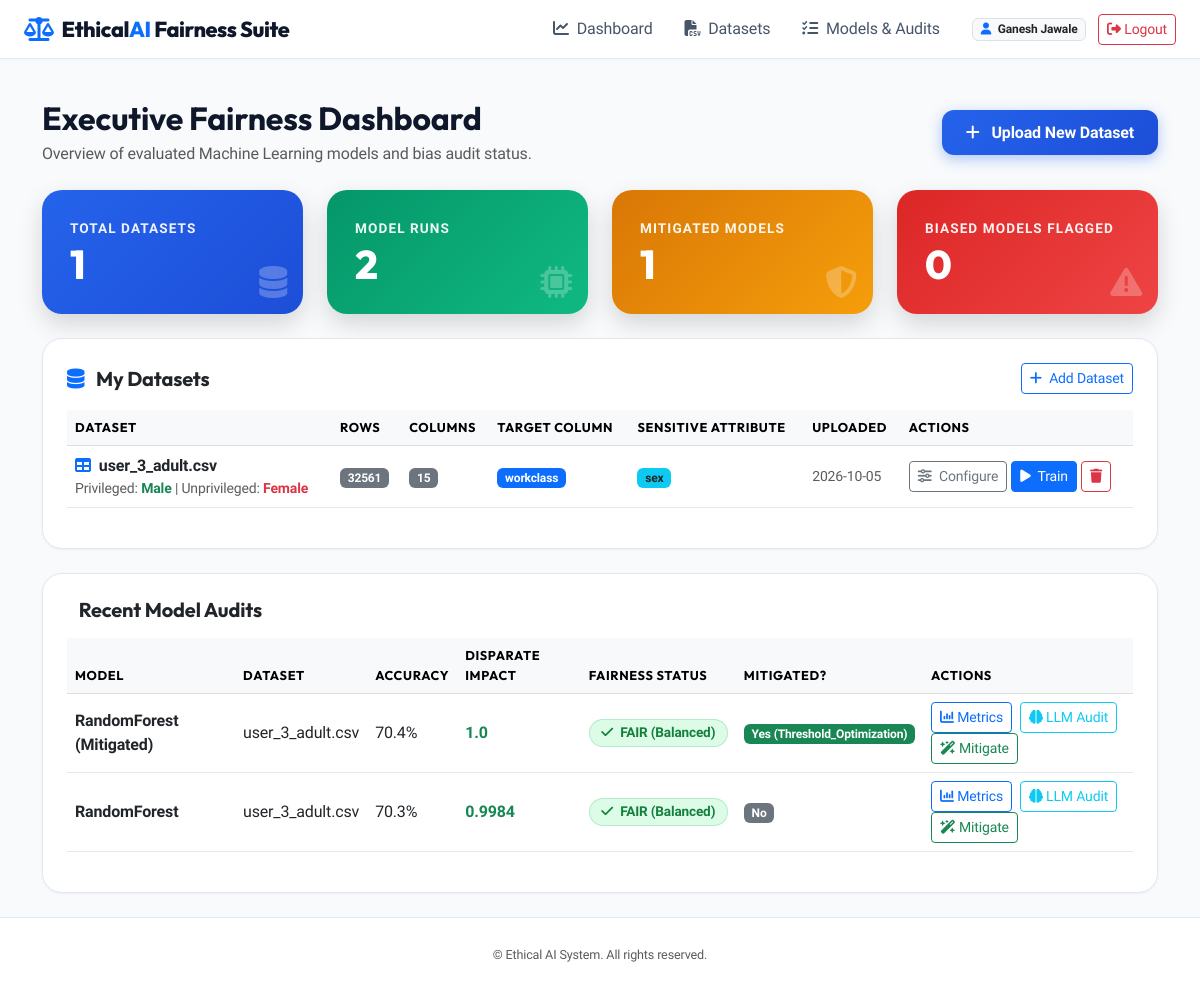
/dashboard (signed in), run on an earlier commit of the app's database.
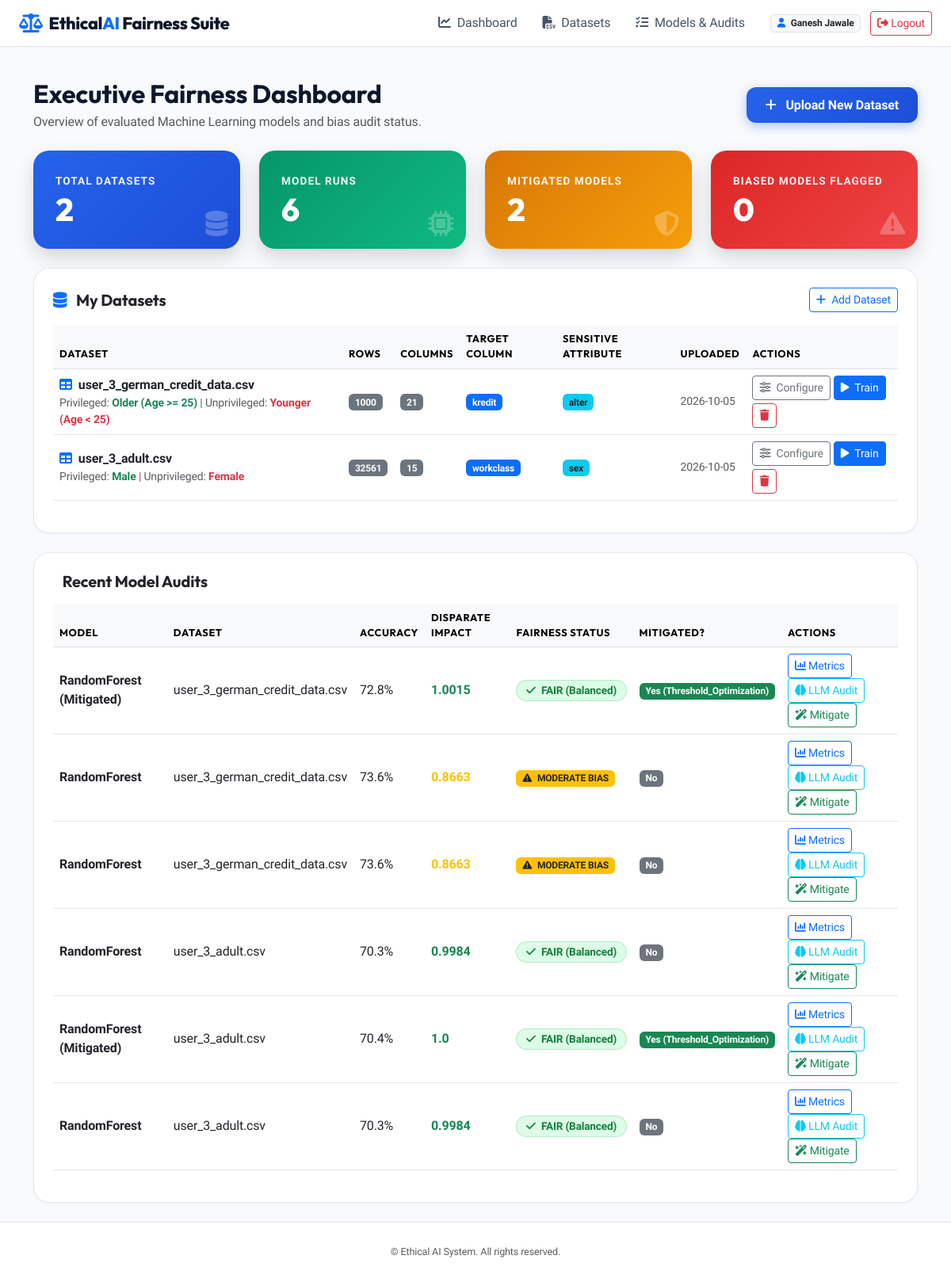
And on a later commit of the database.
### tables this page shows
CREATE TABLE datasets (
    id INTEGER PRIMARY KEY AUTOINCREMENT,
    user_id INTEGER NOT NULL,
    filename VARCHAR(255) NOT NULL,
    filepath VARCHAR(255) NOT NULL,
    row_count INTEGER DEFAULT 0,
    column_count INTEGER DEFAULT 0,
    target_column VARCHAR(100),
    sensitive_column VARCHAR(100),
    privileged_group VARCHAR(100),
    unprivileged_group VARCHAR(100),
    uploaded_at TIMESTAMP DEFAULT CURRENT_TIMESTAMP, csv_content TEXT,
    FOREIGN KEY (user_id) REFERENCES users(id) ON DELETE CASCADE
);

CREATE TABLE model_runs (
    id INTEGER PRIMARY KEY AUTOINCREMENT,
    user_id INTEGER NOT NULL,
    dataset_id INTEGER NOT NULL,
    model_name VARCHAR(100) NOT NULL,
    accuracy REAL NOT NULL,
    precision_score REAL NOT NULL,
    recall_score REAL NOT NULL,
    f1_score REAL NOT NULL,
    disparate_impact REAL NOT NULL,
    demographic_parity_diff REAL NOT NULL,
    equalized_odds_diff REAL NOT NULL,
    equal_opportunity_diff REAL NOT NULL,
    is_mitigated BOOLEAN DEFAULT 0,
    mitigation_method VARCHAR(100) DEFAULT 'None',
    confusion_matrix_json TEXT NOT NULL,
    fairness_status VARCHAR(50) DEFAULT 'Unchecked',
    created_at TIMESTAMP DEFAULT CURRENT_TIMESTAMP, group_metrics_json TEXT DEFAULT NULL,
    FOREIGN KEY (user_id) REFERENCES users(id) ON DELETE CASCADE,
    FOREIGN KEY (dataset_id) REFERENCES datasets(id) ON DELETE CASCADE
);

### app.py (the view)
@app.route('/dashboard')
@login_required
def dashboard():
    user_id = session['user_id']
    datasets = get_user_datasets(user_id)
    conn = get_db_connection()
    cursor = conn.cursor()
    cursor.execute(
        """SELECT m.*, d.filename FROM model_runs m
           JOIN datasets d ON m.dataset_id = d.id
           WHERE m.user_id = ? ORDER BY m.created_at DESC""",
        (user_id,)
    )
    model_runs = [dict(r) for r in cursor.fetchall()]
    conn.close()
    mitigated_count = sum(1 for r in model_runs if r['is_mitigated'])
    biased_count = sum(1 for r in model_runs if 'BIASED' in r['fairness_status'])
    return render_template(
        'dashboard.html',
        datasets=datasets,
        model_runs=model_runs,
        mitigated_count=mitigated_count,
        biased_count=biased_count
    )

### templates/dashboard.html (shortened to what this page needs)
{% extends "base.html" %}
{% block content %}
<div class="container py-4">
    <div class="d-flex justify-content-between align-items-center mb-4">
        <div>
            <h2 class="fw-bold mb-1">Executive Fairness Dashboard</h2>
            <p class="text-muted mb-0">Overview of evaluated Machine Learning models and bias audit status.</p>
        </div>
        <div>
            <a href="{{ url_for('upload_page') }}" class="btn btn-primary-custom"><i class="fa-solid fa-plus me-2"></i> Upload New Dataset</a>
        </div>
    </div>
    <div class="row g-4 mb-4">
        <div class="col-md-3">
            <div class="card card-custom metric-card primary">
                <div class="metric-label">Total Datasets</div>
                <div class="metric-val">{{ datasets|length }}</div>
                <i class="fa-solid fa-database position-absolute end-0 bottom-0 m-3 opacity-25 fa-2x"></i>
            </div>
        </div>
        <div class="col-md-3">
            <div class="card card-custom metric-card success">
                <div class="metric-label">Model Runs</div>
                <div class="metric-val">{{ model_runs|length }}</div>
                <i class="fa-solid fa-microchip position-absolute end-0 bottom-0 m-3 opacity-25 fa-2x"></i>
            </div>
        </div>
        <div class="col-md-3">
            <div class="card card-custom metric-card warning">
                <div class="metric-label">Mitigated Models</div>
                <div class="metric-val">{{ mitigated_count }}</div>
                <i class="fa-solid fa-shield-halved position-absolute end-0 bottom-0 m-3 opacity-25 fa-2x"></i>
            </div>
        </div>
        <div class="col-md-3">
            <div class="card card-custom metric-card danger">
                <div class="metric-label">Biased Models Flagged</div>
                <div class="metric-val">{{ biased_count }}</div>
                <i class="fa-solid fa-triangle-exclamation position-absolute end-0 bottom-0 m-3 opacity-25 fa-2x"></i>
            </div>
        </div>
    </div>
    <div class="card card-custom p-4 mb-4">
        <div class="d-flex justify-content-between align-items-center mb-3">
            <h5 class="fw-bold mb-0"><i class="fa-solid fa-database me-2 text-primary"></i> My Datasets</h5>
            <a href="{{ url_for('upload_page') }}" class="btn btn-sm btn-outline-primary">
                <i class="fa-solid fa-plus me-1"></i> Add Dataset
            </a>
        </div>
        {% if datasets %}
            <div class="table-responsive">
                <table class="table table-hover align-middle">
                    <thead class="table-light">
                        <tr>
                            <th>Dataset</th>
                            <th>Rows</th>
                            <th>Columns</th>
                            <th>Target Column</th>
                            <th>Sensitive Attribute</th>
                            <th>Uploaded</th>
                            <th>Actions</th>
                        </tr>
                    </thead>
                    <tbody>
                        {% for ds in datasets %}
                        <tr>
                            <td>
                                <div class="fw-bold"><i class="fa-solid fa-table text-primary me-2"></i>{{ ds.filename }}</div>
                                <div class="small text-muted">
                                    Privileged: <span class="text-success fw-bold">{{ ds.privileged_group or '—' }}</span> |
                                    Unprivileged: <span class="text-danger fw-bold">{{ ds.unprivileged_group or '—' }}</span>
                                </div>
                            </td>
                            <td><span class="badge bg-secondary">{{ ds.row_count }}</span></td>
                            <td><span class="badge bg-secondary">{{ ds.column_count }}</span></td>
                            <td>
                                {% if ds.target_column %}
                                    <span class="badge bg-primary">{{ ds.target_column }}</span>
                                {% else %}
                                    <span class="text-muted small">Not set</span>
                                {% endif %}
                            </td>
                            <td>
                                {% if ds.sensitive_column %}
                                    <span class="badge bg-info text-dark">{{ ds.sensitive_column }}</span>
                                {% else %}
                                    <span class="text-muted small">Not set</span>
                                {% endif %}
                            </td>
                            <td class="small text-muted">{{ ds.uploaded_at[:10] if ds.uploaded_at else '—' }}</td>
                            <td>
                                <div class="d-flex gap-1 flex-wrap">
                                    <a href="{{ url_for('preprocess_page', dataset_id=ds.id) }}" class="btn btn-sm btn-outline-secondary" title="Configure columns">
                                        <i class="fa-solid fa-sliders me-1"></i> Configure
                                    </a>
                                    <a href="{{ url_for('train_page', dataset_id=ds.id) }}" class="btn btn-sm btn-primary" title="Train a model">
                                        <i class="fa-solid fa-play me-1"></i> Train
                                    </a>
                                    <button class="btn btn-sm btn-outline-danger" title="Delete dataset"
                                            onclick="confirmDelete({{ ds.id }}, '{{ ds.filename|replace("'", "\\'") }}')">
                                        <i class="fa-solid fa-trash"></i>
                                    </button>
                                </div>
                            </td>
                        </tr>
                        {% endfor %}
                    </tbody>
                </table>
            </div>
        {% endif %}
    </div>
    <div class="card card-custom p-4">
        <h5 class="fw-bold mb-3"> Recent Model Audits</h5>
        {% if model_runs %}
            <div class="table-responsive">
                <table class="table table-hover align-middle">
                    <thead class="table-light">
                        <tr>
                            <th>Model</th>
                            <th>Dataset</th>
                            <th>Accuracy</th>
                            <th>Disparate Impact</th>
                            <th>Fairness Status</th>
                            <th>Mitigated?</th>
                            <th>Actions</th>
                        </tr>
                    </thead>
                    <tbody>
                        {% for run in model_runs %}
                        <tr>
                            <td class="fw-bold">{{ run.model_name }}</td>
                            <td>{{ run.filename }}</td>
                            <td>{{ (run.accuracy * 100)|round(1) }}%</td>
                            <td class="fw-bold {{ 'text-danger' if run.disparate_impact < 0.8 else ('text-warning' if run.disparate_impact < 0.9 else 'text-success') }}">
                                {{ run.disparate_impact }}
                            </td>
                            <td>
                                {% if 'BIASED' in run.fairness_status %}
                                    <span class="badge badge-biased"><i class="fa-solid fa-xmark me-1"></i> {{ run.fairness_status }}</span>
                                {% elif 'MODERATE' in run.fairness_status %}
                                    <span class="badge bg-warning text-dark"><i class="fa-solid fa-triangle-exclamation me-1"></i> {{ run.fairness_status }}</span>
                                {% else %}
                                    <span class="badge badge-fair"><i class="fa-solid fa-check me-1"></i> {{ run.fairness_status }}</span>
                                {% endif %}
                            </td>
                            <td>
                                {% if run.is_mitigated %}
                                    <span class="badge bg-success">Yes ({{ run.mitigation_method }})</span>
                                {% else %}
                                    <span class="badge bg-secondary">No</span>
                                {% endif %}
                            </td>
                            <td>
                                <a href="{{ url_for('bias_detection_page', model_run_id=run.id) }}" class="btn btn-sm btn-outline-primary me-1"><i class="fa-solid fa-chart-column"></i> Metrics</a>
                                <a href="{{ url_for('llm_audit_page', model_run_id=run.id) }}" class="btn btn-sm btn-outline-info me-1"><i class="fa-solid fa-brain"></i> LLM Audit</a>
                                <a href="{{ url_for('mitigation_page', model_run_id=run.id) }}" class="btn btn-sm btn-outline-success"><i class="fa-solid fa-wand-magic-sparkles"></i> Mitigate</a>
                            </td>
                        </tr>
                        {% endfor %}
                    </tbody>
                </table>
            </div>
        {% else %}
            <div class="text-center py-4 text-muted">
                <i class="fa-solid fa-folder-open fa-3x mb-3"></i>
                <p>No model audits found yet. Upload a dataset to begin bias evaluation!</p>
                <a href="{{ url_for('upload_page') }}" class="btn btn-primary"><i class="fa-solid fa-upload me-2"></i> Upload Dataset</a>
            </div>
        {% endif %}
    </div>
</div>
{% endblock %}

### templates/base.html (shortened to what this page needs)
<!DOCTYPE html>
<html lang="en">
<head>
    <link href="https://cdn.jsdelivr.net/npm/bootstrap@5.3.0/dist/css/bootstrap.min.css" rel="stylesheet">
    <link href="https://cdnjs.cloudflare.com/ajax/libs/font-awesome/6.4.0/css/all.min.css" rel="stylesheet">
    <link href="{{ url_for('static', filename='css/style.css') }}" rel="stylesheet">
</head>
<body>
    <nav class="navbar navbar-expand-lg navbar-light navbar-custom py-2">
        <div class="container-fluid px-4">
            <a class="navbar-brand d-flex align-items-center gap-2" href="{{ url_for('index') }}">
                <i class="fa-solid fa-scale-balanced text-primary fs-4"></i>
                <span>Ethical<span class="text-primary">AI</span> Fairness Suite</span>
            </a>
            <div class="collapse navbar-collapse" id="navbarNav">
                <ul class="navbar-nav ms-auto align-items-center">
                    {% if session.user_id %}
                        <li class="nav-item"><a class="nav-link" href="{{ url_for('dashboard') }}"><i class="fa-solid fa-chart-line me-1"></i> Dashboard</a></li>
                        <li class="nav-item"><a class="nav-link" href="{{ url_for('upload_page') }}"><i class="fa-solid fa-file-csv me-1"></i> Datasets</a></li>
                        <li class="nav-item"><a class="nav-link" href="{{ url_for('evaluation_page') }}"><i class="fa-solid fa-list-check me-1"></i> Models & Audits</a></li>
                        <li class="nav-item ms-lg-3">
                            <span class="badge bg-light text-dark border me-2"><i class="fa-solid fa-user me-1 text-primary"></i> {{ session.username }}</span>
                            <a href="{{ url_for('logout') }}" class="btn btn-sm btn-outline-danger"><i class="fa-solid fa-right-from-bracket"></i> Logout</a>
                        </li>
                    {% else %}
                        <li class="nav-item"><a class="nav-link" href="{{ url_for('index') }}">Home</a></li>
                        <li class="nav-item"><a class="nav-link btn btn-sm btn-primary text-white px-3 ms-2" href="{{ url_for('login_page') }}">Login / Register</a></li>
                    {% endif %}
                </ul>
            </div>
        </div>
    </nav>
    <main class="flex-grow-1">
        {% block content %}{% endblock %}
    </main>
    <footer>
        <div class="container text-center">
            <p class="mb-0 text-muted small">&copy; Ethical AI System. All rights reserved.</p>
        </div>
    </footer>
</body>
</html>

What changed in the data, as far as the page shows it:
added datasets: filename "user_3_german_credit_data.csv", privileged_group "Older (Age >= 25)", unprivileged_group "Younger (Age < 25)", row_count "1000", column_count "21", target_column "kredit", sensitive_column "alter", uploaded_at "2026-10-05"
added model_runs: model_name "RandomForest (Mitigated)", filename "user_3_german_credit_data.csv", (run.accuracy*100)|round(1) "72.8", disparate_impact "1.0015", fairness_status "FAIR (Balanced)", mitigation_method "Threshold_Optimization"
added model_runs: model_name "RandomForest", filename "user_3_german_credit_data.csv", (run.accuracy*100)|round(1) "73.6", disparate_impact "0.8663", fairness_status "MODERATE BIAS", is_mitigated "No"
added model_runs: model_name "RandomForest", filename "user_3_german_credit_data.csv", (run.accuracy*100)|round(1) "73.6", disparate_impact "0.8663", fairness_status "MODERATE BIAS", is_mitigated "No"
added model_runs: model_name "RandomForest", filename "user_3_adult.csv", (run.accuracy*100)|round(1) "70.3", disparate_impact "0.9984", fairness_status "FAIR (Balanced)", is_mitigated "No"
Also different on the page:
{{ datasets|length }}: "1" → "2"
{{ model_runs|length }}: "2" → "6"
{{ mitigated_count }}: "1" → "2"
